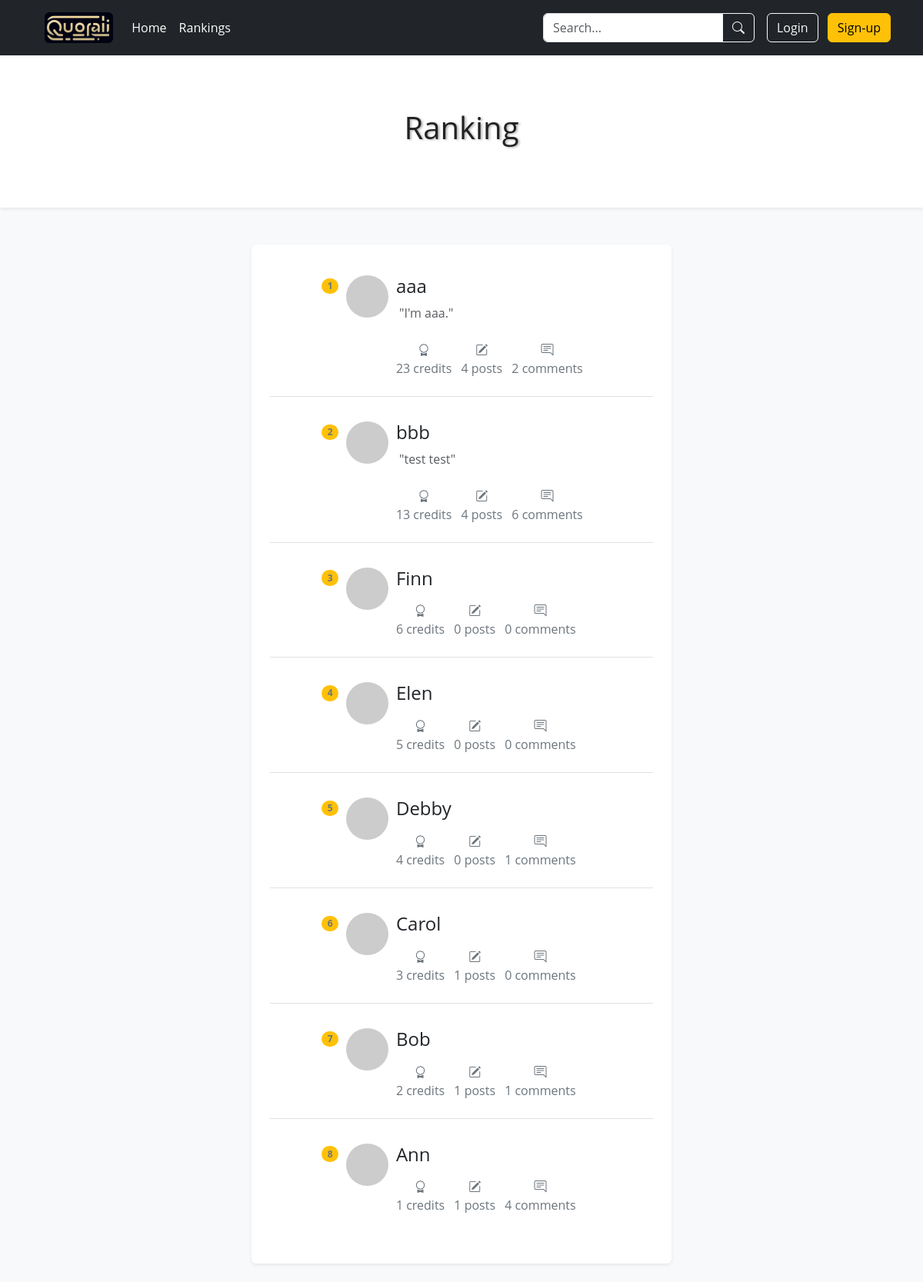
Page /ranking-page on the earlier database version.
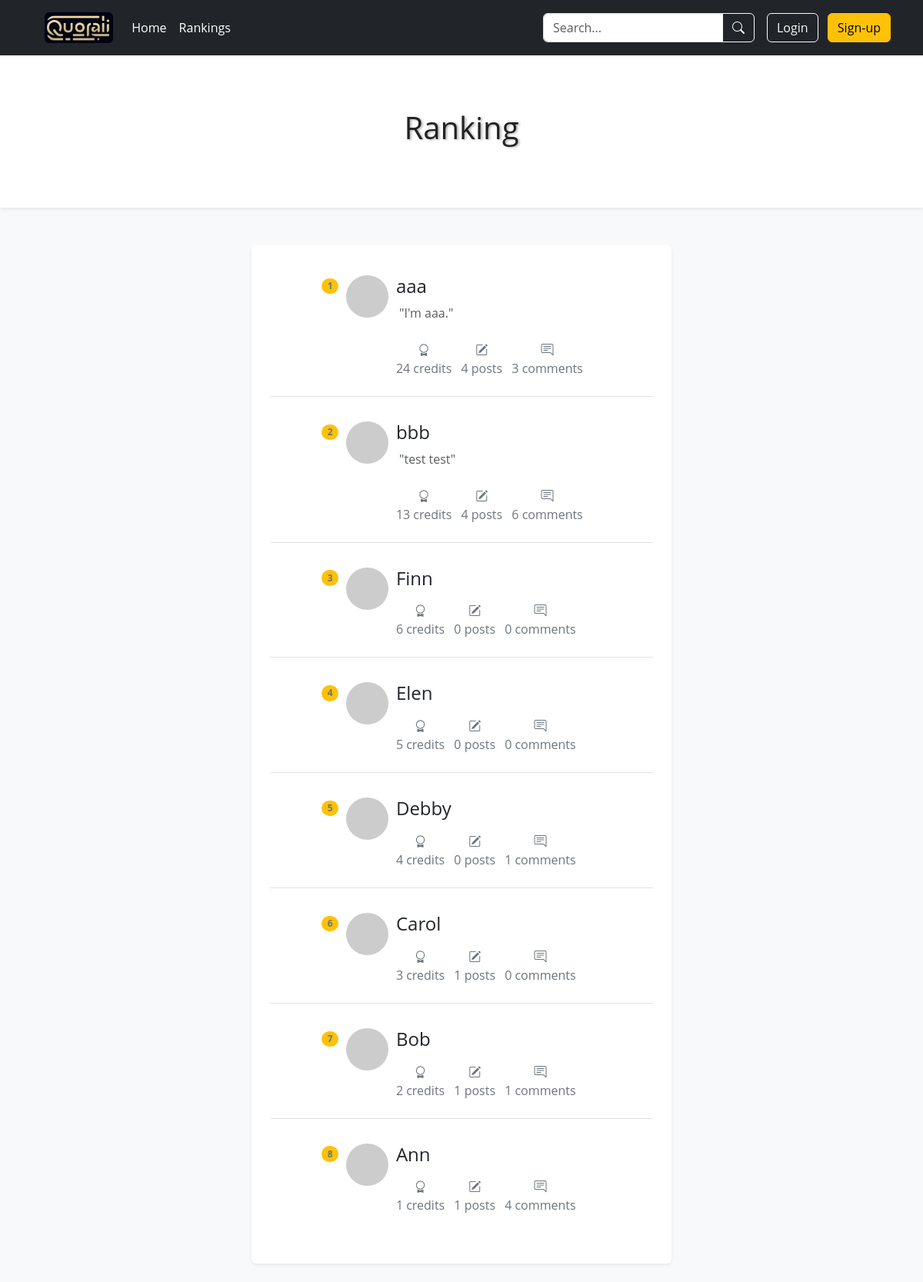
Same page on the later database version.
### app/models.py (models this page shows, shortened)
class User(db.Model, UserMixin):
    id = db.Column(db.Integer, primary_key=True)
    username = db.Column(db.String(16), index=True, unique=True)
    email = db.Column(db.String(64), index=True, unique=True)
    password_hash = db.Column(db.String(256))
    credit = db.Column(db.Integer, default=0)
    bio = db.Column(db.String(1024))
    posts = db.relationship('Post', backref='author', lazy=True)
    comments = db.relationship('Comment', backref='author', lazy='dynamic')

### app/routes.py (the view)
@app.route('/ranking-page')
def rankingPage():
    users = User.query.order_by(desc(User.credit)).all()
    for user in users:
        user.robohash_url = robohash_url(user.email)
    return render_template("ranking-page.html", title='Ranking page', users=users)

### app/routes.py (called while the page is built)
def robohash_url(text):
    return f"https://robohash.org/{text}"

### app/templates/ranking-page.html (shortened to what this page needs)
{% extends "base.html" %}
{% block style %}
<link rel="stylesheet" href="{{ url_for('static', filename='css/ranking-page.css') }}" />
{% endblock %}
{% block main %}
<div class="bg-light cv">
  <header class="text-center bg-white p-4 shadow-sm">
      <h1 class="danger-text py-5">Ranking</h1>
  </header>
  <div class="container mt-5">
      <div class="row clearfix">
          <div class="col-md-6 offset-md-3 column">
              <section class="p-4 mb-4 bg-white rounded shadow-sm box box-odd">
                  <ul class="list-group list-group-flush">
                    {% for user in users %}
                    <li class="list-group-item mt-2 mb-3">
                      <div class="col-md-10 offset-md-1 column row clearfix list-margin border-0">
                          <div class="col-md-1 column">
                            <span class="text-secondary badge rounded-pill bg-warning">{{ loop.index }}</span>
                          </div>
                          <div class="col-md-2 column">
                            <img alt="Profile Picture" src= "{{ user.robohash_url }}" class="rounded-circle" style="height: 55px; width: 55px;"/>
                          </div>
                          <div class="col-md-9 column">
                              <h4>{{ user.username }}</h4>
                              {% if user.bio %}
                              <p class="text-muted">&nbsp;"{{ user.bio }}"</p>
                              {% endif %}
                              <ul class="list-inline">
                                <li class="text-secondary list-inline-item text-center mt-2">
                                  <i class="bi bi-award"></i>
                                  <p>{{ user.credit }} credits</p>
                                </li>
                                <li class="text-secondary list-inline-item text-center">
                                  <i class="bi bi-pencil-square"></i>
                                  <p>{{ user.posts|length }} posts</p>
                                </li>
                                <li class="text-secondary list-inline-item text-center">
                                  <i class="bi bi-chat-right-text"></i>
                                  <p>{{ user.comments.all()|length }} comments</p>
                                </li>
                              </ul>
                          </div>
                        </div>
                    </li>
                    {% endfor %}
                  </ul>
              </section>
          </div>
      </div>
  </div>
</div>
{% endblock %}

Differences in the rows shown:
changed User "aaa": credit "23" → "24"; comments.all|length "2" → "3"
